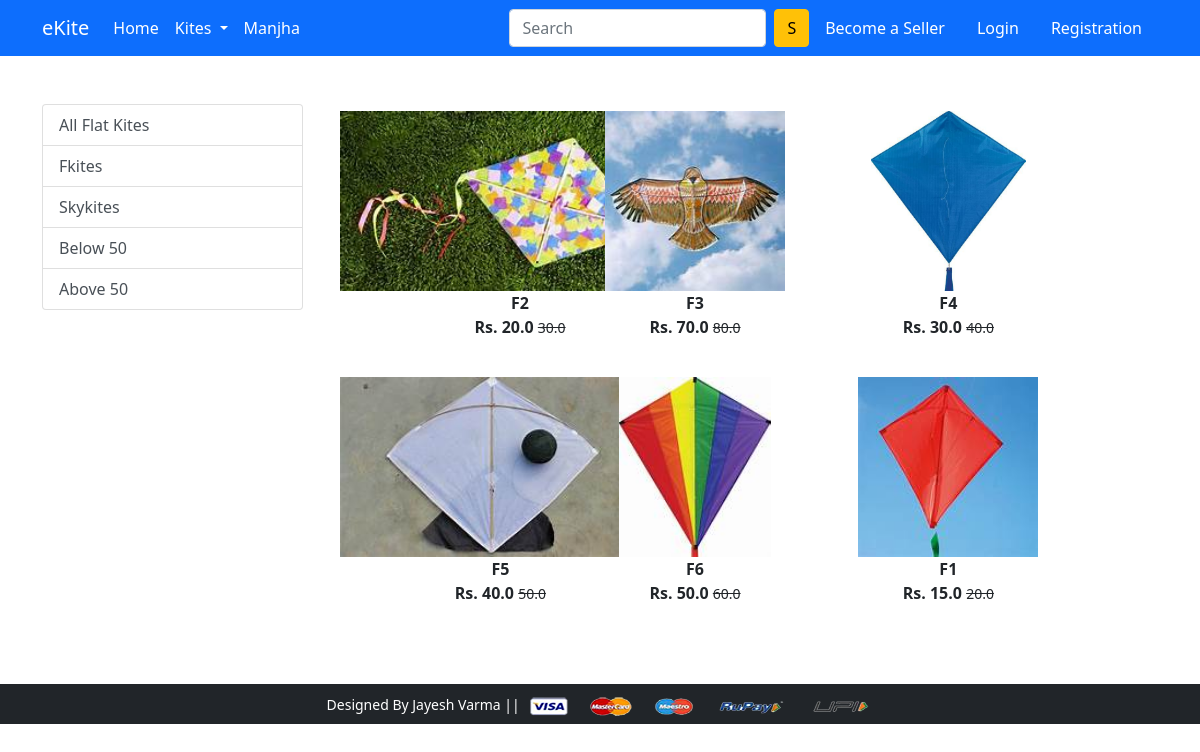
The app's page /flat/ with its own data.
### app/models.py (models this page shows, shortened)
class Product(models.Model):
 title = models.CharField(max_length=100)
 selling_price = models.FloatField()
 discounted_price = models.FloatField()
 description = models.TextField()
 brand = models.CharField(max_length=100)
 category = models.CharField( choices=CATEGORY_CHOICES, max_length=2)
 product_image = models.ImageField(upload_to='productimg')

### app/views.py (the view)
# urls.py: path('flat/', views.flat, name='flat'),
def flat(request, data=None):
 if data == None:
    flatkites = Product.objects.filter(category='F')
 elif data == 'Fkites' or data == 'Skykites':
    flatkites = Product.objects.filter(category='F').filter(brand=data)
 elif data == 'below':
    flatkites = Product.objects.filter(category='F').filter(discounted_price__lt=50)
 elif data == 'above':
    flatkites = Product.objects.filter(category='F').filter(discounted_price__gt=50)
 return render(request, 'app/flat.html', {'flatkites':flatkites})

### app/templates/app/flat.html (shortened to what this page needs)
{% extends 'app/base.html' %}
{% load static %}
{% block main-content %}
<div class="container my-5">
 <div class="row">
  <div class="col-sm-3">
   <div class="list-group">
     <a href="{% url 'flat' %}" class="list-group-item list-group-item-action" aria-current="true">All Flat Kites</a>
     <a href="{% url 'flatdata' 'Fkites'  %}" class="list-group-item list-group-item-action" aria-current="true">Fkites</a>
     <a href="{% url 'flatdata' 'Skykites'  %}" class="list-group-item list-group-item-action">Skykites</a>
     <a href="{% url 'flatdata' 'below'  %}" class="list-group-item list-group-item-action">Below 50</a>
     <a href="{% url 'flatdata' 'above'  %}" class="list-group-item list-group-item-action">Above 50</a>
   </div>
  </div>
  <div class="col-sm-8">
   <div class="row">
    {% for product in flatkites %}
     <div class="col-sm-4 text-center mb-4">
      <a href="{% url 'product-detail' product.id %}" class="btn">
       <div class="item">
        <img src="{{product.product_image.url}}" alt="" height="180" class="">
        <div class="fw-bold">{{product.title}}</div>
        <div class="fw-bold">Rs. {{product.discounted_price}} <small class="fw-light text-decoration-line-through">{{product.selling_price}}</small></div>
       </div>
      </a>
     </div>
    {% endfor %}
   </div>
  </div>
 </div>
</div>
{% endblock main-content %}

### records on screen
Product: product_image (picture), title "F2", discounted_price "20.0", selling_price "30.0"
Product: product_image (picture), title "F3", discounted_price "70.0", selling_price "80.0"
Product: product_image (picture), title "F4", discounted_price "30.0", selling_price "40.0"
Product: product_image (picture), title "F5", discounted_price "40.0", selling_price "50.0"
Product: product_image (picture), title "F6", discounted_price "50.0", selling_price "60.0"
Product: product_image (picture), title "F1", discounted_price "15.0", selling_price "20.0"
